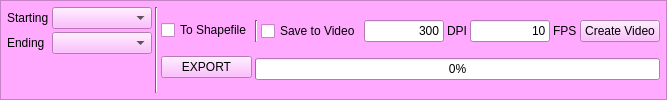
                 <widget class="QFrame" name="frame_9">
                  <property name="palette">
                   <palette>
                    <active>
                     <colorrole role="WindowText">
                      <brush brushstyle="SolidPattern">
                       <color alpha="255">
                        <red>0</red>
                        <green>0</green>
                        <blue>0</blue>
                       </color>
                      </brush>
                     </colorrole>
                     <colorrole role="Button">
                      <brush brushstyle="SolidPattern">
                       <color alpha="255">
                        <red>255</red>
                        <green>170</green>
                        <blue>255</blue>
                       </color>
                      </brush>
                     </colorrole>
                     <colorrole role="Light">
                      <brush brushstyle="SolidPattern">
                       <color alpha="255">
                        <red>255</red>
                        <green>255</green>
                        <blue>255</blue>
                       </color>
                      </brush>
                     </colorrole>
                     <colorrole role="Midlight">
                      <brush brushstyle="SolidPattern">
                       <color alpha="255">
                        <red>255</red>
                        <green>212</green>
                        <blue>255</blue>
                       </color>
                      </brush>
                     </colorrole>
                     <colorrole role="Dark">
                      <brush brushstyle="SolidPattern">
                       <color alpha="255">
                        <red>127</red>
                        <green>85</green>
                        <blue>127</blue>
                       </color>
                      </brush>
                     </colorrole>
                     <colorrole role="Mid">
                      <brush brushstyle="SolidPattern">
                       <color alpha="255">
                        <red>170</red>
                        <green>113</green>
                        <blue>170</blue>
                       </color>
                      </brush>
                     </colorrole>
                     <colorrole role="Text">
                      <brush brushstyle="SolidPattern">
                       <color alpha="255">
                        <red>0</red>
                        <green>0</green>
                        <blue>0</blue>
                       </color>
                      </brush>
                     </colorrole>
                     <colorrole role="BrightText">
                      <brush brushstyle="SolidPattern">
                       <color alpha="255">
                        <red>255</red>
                        <green>255</green>
                        <blue>255</blue>
                       </color>
                      </brush>
                     </colorrole>
                     <colorrole role="ButtonText">
                      <brush brushstyle="SolidPattern">
                       <color alpha="255">
                        <red>0</red>
                        <green>0</green>
                        <blue>0</blue>
                       </color>
                      </brush>
                     </colorrole>
                     <colorrole role="Base">
                      <brush brushstyle="SolidPattern">
                       <color alpha="255">
                        <red>255</red>
                        <green>255</green>
                        <blue>255</blue>
                       </color>
                      </brush>
                     </colorrole>
                     <colorrole role="Window">
                      <brush brushstyle="SolidPattern">
                       <color alpha="255">
                        <red>255</red>
                        <green>170</green>
                        <blue>255</blue>
                       </color>
                      </brush>
                     </colorrole>
                     <colorrole role="Shadow">
                      <brush brushstyle="SolidPattern">
                       <color alpha="255">
                        <red>0</red>
                        <green>0</green>
                        <blue>0</blue>
                       </color>
                      </brush>
                     </colorrole>
                     <colorrole role="AlternateBase">
                      <brush brushstyle="SolidPattern">
                       <color alpha="255">
                        <red>255</red>
                        <green>212</green>
                        <blue>255</blue>
                       </color>
                      </brush>
                     </colorrole>
                     <colorrole role="ToolTipBase">
                      <brush brushstyle="SolidPattern">
                       <color alpha="255">
                        <red>255</red>
                        <green>255</green>
                        <blue>220</blue>
                       </color>
                      </brush>
                     </colorrole>
                     <colorrole role="ToolTipText">
                      <brush brushstyle="SolidPattern">
                       <color alpha="255">
                        <red>0</red>
                        <green>0</green>
                        <blue>0</blue>
                       </color>
                      </brush>
                     </colorrole>
                    </active>
                    <inactive>
                     <colorrole role="WindowText">
                      <brush brushstyle="SolidPattern">
                       <color alpha="255">
                        <red>0</red>
                        <green>0</green>
                        <blue>0</blue>
                       </color>
                      </brush>
                     </colorrole>
                     <colorrole role="Button">
                      <brush brushstyle="SolidPattern">
                       <color alpha="255">
                        <red>255</red>
                        <green>170</green>
                        <blue>255</blue>
                       </color>
                      </brush>
                     </colorrole>
                     <colorrole role="Light">
                      <brush brushstyle="SolidPattern">
                       <color alpha="255">
                        <red>255</red>
                        <green>255</green>
                        <blue>255</blue>
                       </color>
                      </brush>
                     </colorrole>
                     <colorrole role="Midlight">
                      <brush brushstyle="SolidPattern">
                       <color alpha="255">
                        <red>255</red>
                        <green>212</green>
                        <blue>255</blue>
                       </color>
                      </brush>
                     </colorrole>
                     <colorrole role="Dark">
                      <brush brushstyle="SolidPattern">
                       <color alpha="255">
                        <red>127</red>
                        <green>85</green>
                        <blue>127</blue>
                       </color>
                      </brush>
                     </colorrole>
                     <colorrole role="Mid">
                      <brush brushstyle="SolidPattern">
                       <color alpha="255">
                        <red>170</red>
                        <green>113</green>
                        <blue>170</blue>
                       </color>
                      </brush>
                     </colorrole>
                     <colorrole role="Text">
                      <brush brushstyle="SolidPattern">
                       <color alpha="255">
                        <red>0</red>
                        <green>0</green>
                        <blue>0</blue>
                       </color>
                      </brush>
                     </colorrole>
                     <colorrole role="BrightText">
                      <brush brushstyle="SolidPattern">
                       <color alpha="255">
                        <red>255</red>
                        <green>255</green>
                        <blue>255</blue>
                       </color>
                      </brush>
                     </colorrole>
                     <colorrole role="ButtonText">
                      <brush brushstyle="SolidPattern">
                       <color alpha="255">
                        <red>0</red>
                        <green>0</green>
                        <blue>0</blue>
                       </color>
                      </brush>
                     </colorrole>
                     <colorrole role="Base">
                      <brush brushstyle="SolidPattern">
                       <color alpha="255">
                        <red>255</red>
                        <green>255</green>
                        <blue>255</blue>
                       </color>
                      </brush>
                     </colorrole>
                     <colorrole role="Window">
                      <brush brushstyle="SolidPattern">
                       <color alpha="255">
                        <red>255</red>
                        <green>170</green>
                        <blue>255</blue>
                       </color>
                      </brush>
                     </colorrole>
                     <colorrole role="Shadow">
                      <brush brushstyle="SolidPattern">
                       <color alpha="255">
                        <red>0</red>
                        <green>0</green>
                        <blue>0</blue>
                       </color>
                      </brush>
                     </colorrole>
                     <colorrole role="AlternateBase">
                      <brush brushstyle="SolidPattern">
                       <color alpha="255">
                        <red>255</red>
                        <green>212</green>
                        <blue>255</blue>
                       </color>
                      </brush>
                     </colorrole>
                     <colorrole role="ToolTipBase">
                      <brush brushstyle="SolidPattern">
                       <color alpha="255">
                        <red>255</red>
                        <green>255</green>
                        <blue>220</blue>
                       </color>
                      </brush>
                     </colorrole>
                     <colorrole role="ToolTipText">
                      <brush brushstyle="SolidPattern">
                       <color alpha="255">
                        <red>0</red>
                        <green>0</green>
                        <blue>0</blue>
                       </color>
                      </brush>
                     </colorrole>
                    </inactive>
                    <disabled>
                     <colorrole role="WindowText">
                      <brush brushstyle="SolidPattern">
                       <color alpha="255">
                        <red>127</red>
                        <green>85</green>
                        <blue>127</blue>
                       </color>
                      </brush>
                     </colorrole>
                     <colorrole role="Button">
                      <brush brushstyle="SolidPattern">
                       <color alpha="255">
                        <red>255</red>
                        <green>170</green>
                        <blue>255</blue>
                       </color>
                      </brush>
                     </colorrole>
                     <colorrole role="Light">
                      <brush brushstyle="SolidPattern">
                       <color alpha="255">
                        <red>255</red>
                        <green>255</green>
                        <blue>255</blue>
                       </color>
                      </brush>
                     </colorrole>
                     <colorrole role="Midlight">
                      <brush brushstyle="SolidPattern">
                       <color alpha="255">
                        <red>255</red>
                        <green>212</green>
                        <blue>255</blue>
                       </color>
                      </brush>
                     </colorrole>
                     <colorrole role="Dark">
                      <brush brushstyle="SolidPattern">
                       <color alpha="255">
                        <red>127</red>
                        <green>85</green>
                        <blue>127</blue>
                       </color>
                      </brush>
                     </colorrole>
                     <colorrole role="Mid">
                      <brush brushstyle="SolidPattern">
                       <color alpha="255">
                        <red>170</red>
                        <green>113</green>
                        <blue>170</blue>
                       </color>
                      </brush>
                     </colorrole>
                     <colorrole role="Text">
                      <brush brushstyle="SolidPattern">
                       <color alpha="255">
                        <red>127</red>
                        <green>85</green>
                        <blue>127</blue>
                       </color>
                      </brush>
                     </colorrole>
                     <colorrole role="BrightText">
                      <brush brushstyle="SolidPattern">
                       <color alpha="255">
                        <red>255</red>
                        <green>255</green>
                        <blue>255</blue>
                       </color>
                      </brush>
                     </colorrole>
                     <colorrole role="ButtonText">
                      <brush brushstyle="SolidPattern">
                       <color alpha="255">
                        <red>127</red>
                        <green>85</green>
                        <blue>127</blue>
                       </color>
                      </brush>
                     </colorrole>
                     <colorrole role="Base">
                      <brush brushstyle="SolidPattern">
                       <color alpha="255">
                        <red>255</red>
                        <green>170</green>
                        <blue>255</blue>
                       </color>
                      </brush>
                     </colorrole>
                     <colorrole role="Window">
                      <brush brushstyle="SolidPattern">
                       <color alpha="255">
                        <red>255</red>
                        <green>170</green>
                        <blue>255</blue>
                       </color>
                      </brush>
                     </colorrole>
                     <colorrole role="Shadow">
                      <brush brushstyle="SolidPattern">
                       <color alpha="255">
                        <red>0</red>
                        <green>0</green>
                        <blue>0</blue>
                       </color>
                      </brush>
                     </colorrole>
                     <colorrole role="AlternateBase">
                      <brush brushstyle="SolidPattern">
                       <color alpha="255">
                        <red>255</red>
                        <green>170</green>
                        <blue>255</blue>
                       </color>
                      </brush>
                     </colorrole>
                     <colorrole role="ToolTipBase">
                      <brush brushstyle="SolidPattern">
                       <color alpha="255">
                        <red>255</red>
                        <green>255</green>
                        <blue>220</blue>
                       </color>
                      </brush>
                     </colorrole>
                     <colorrole role="ToolTipText">
                      <brush brushstyle="SolidPattern">
                       <color alpha="255">
                        <red>0</red>
                        <green>0</green>
                        <blue>0</blue>
                       </color>
                      </brush>
                     </colorrole>
                    </disabled>
                   </palette>
                  </property>
                  <property name="frameShape">
                   <enum>QFrame::StyledPanel</enum>
                  </property>
                  <property name="frameShadow">
                   <enum>QFrame::Raised</enum>
                  </property>
                  <layout class="QHBoxLayout" name="horizontalLayout_39">
                   <property name="spacing">
                    <number>3</number>
                   </property>
                   <property name="margin">
                    <number>6</number>
                   </property>
                   <item>
                    <layout class="QFormLayout" name="formLayout">
                     <property name="horizontalSpacing">
                      <number>3</number>
                     </property>
                     <property name="verticalSpacing">
                      <number>3</number>
                     </property>
                     <item row="1" column="1">
                      <widget class="QComboBox" name="comboBox_gwsw_edate">
                       <property name="sizePolicy">
                        <sizepolicy hsizetype="Expanding" vsizetype="Fixed">
                         <horstretch>0</horstretch>
                         <verstretch>0</verstretch>
                        </sizepolicy>
                       </property>
                       <property name="minimumSize">
                        <size>
                         <width>100</width>
                         <height>0</height>
                        </size>
                       </property>
                      </widget>
                     </item>
                     <item row="1" column="0">
                      <widget class="QLabel" name="label_54">
                       <property name="sizePolicy">
                        <sizepolicy hsizetype="Minimum" vsizetype="Preferred">
                         <horstretch>0</horstretch>
                         <verstretch>0</verstretch>
                        </sizepolicy>
                       </property>
                       <property name="font">
                        <font>
                         <weight>50</weight>
                         <bold>false</bold>
                        </font>
                       </property>
                       <property name="text">
                        <string>Ending</string>
                       </property>
                      </widget>
                     </item>
                     <item row="0" column="1">
                      <widget class="QComboBox" name="comboBox_gwsw_sdate">
                       <property name="sizePolicy">
                        <sizepolicy hsizetype="Expanding" vsizetype="Fixed">
                         <horstretch>0</horstretch>
                         <verstretch>0</verstretch>
                        </sizepolicy>
                       </property>
                       <property name="minimumSize">
                        <size>
                         <width>100</width>
                         <height>0</height>
                        </size>
                       </property>
                       <property name="sizeAdjustPolicy">
                        <enum>QComboBox::AdjustToMinimumContentsLength</enum>
                       </property>
                      </widget>
                     </item>
                     <item row="0" column="0">
                      <widget class="QLabel" name="label_53">
                       <property name="sizePolicy">
                        <sizepolicy hsizetype="Minimum" vsizetype="Preferred">
                         <horstretch>0</horstretch>
                         <verstretch>0</verstretch>
                        </sizepolicy>
                       </property>
                       <property name="font">
                        <font>
                         <weight>50</weight>
                         <bold>false</bold>
                        </font>
                       </property>
                       <property name="text">
                        <string>Starting</string>
                       </property>
                      </widget>
                     </item>
                    </layout>
                   </item>
                   <item>
                    <widget class="Line" name="line_9">
                     <property name="orientation">
                      <enum>Qt::Vertical</enum>
                     </property>
                    </widget>
                   </item>
                   <item>
                    <layout class="QVBoxLayout" name="verticalLayout_19">
                     <property name="spacing">
                      <number>3</number>
                     </property>
                     <property name="leftMargin">
                      <number>0</number>
                     </property>
                     <property name="topMargin">
                      <number>0</number>
                     </property>
                     <item>
                      <widget class="QCheckBox" name="checkBox_export_gwsw_shp">
                       <property name="font">
                        <font>
                         <weight>50</weight>
                         <bold>false</bold>
                        </font>
                       </property>
                       <property name="text">
                        <string>To Shapefile</string>
                       </property>
                       <property name="tristate">
                        <bool>false</bool>
                       </property>
                      </widget>
                     </item>
                     <item>
                      <widget class="QPushButton" name="pushButton_export_gwsw">
                       <property name="font">
                        <font>
                         <weight>50</weight>
                         <bold>false</bold>
                        </font>
                       </property>
                       <property name="text">
                        <string>EXPORT</string>
                       </property>
                      </widget>
                     </item>
                    </layout>
                   </item>
                   <item>
                    <layout class="QVBoxLayout" name="verticalLayout_42">
                     <property name="spacing">
                      <number>3</number>
                     </property>
                     <item>
                      <layout class="QHBoxLayout" name="horizontalLayout_38">
                       <property name="spacing">
                        <number>3</number>
                       </property>
                       <property name="topMargin">
                        <number>0</number>
                       </property>
                       <item>
                        <widget class="Line" name="line_15">
                         <property name="orientation">
                          <enum>Qt::Vertical</enum>
                         </property>
                        </widget>
                       </item>
                       <item>
                        <widget class="QCheckBox" name="checkBox_gwsw_toVideo">
                         <property name="font">
                          <font>
                           <weight>50</weight>
                           <bold>false</bold>
                          </font>
                         </property>
                         <property name="text">
                          <string>Save to Video</string>
                         </property>
                        </widget>
                       </item>
                       <item>
                        <widget class="QLineEdit" name="lineEdit_gwsw_dpi">
                         <property name="sizePolicy">
                          <sizepolicy hsizetype="Fixed" vsizetype="Fixed">
                           <horstretch>0</horstretch>
                           <verstretch>0</verstretch>
                          </sizepolicy>
                         </property>
                         <property name="minimumSize">
                          <size>
                           <width>30</width>
                           <height>0</height>
                          </size>
                         </property>
                         <property name="maximumSize">
                          <size>
                           <width>80</width>
                           <height>16777215</height>
                          </size>
                         </property>
                         <property name="font">
                          <font>
                           <weight>50</weight>
                           <bold>false</bold>
                          </font>
                         </property>
                         <property name="text">
                          <string>300</string>
                         </property>
                         <property name="alignment">
                          <set>Qt::AlignRight|Qt::AlignTrailing|Qt::AlignVCenter</set>
                         </property>
                        </widget>
                       </item>
                       <item>
                        <widget class="QLabel" name="label_55">
                         <property name="font">
                          <font>
                           <weight>50</weight>
                           <bold>false</bold>
                          </font>
                         </property>
                         <property name="text">
                          <string>DPI</string>
                         </property>
                        </widget>
                       </item>
                       <item>
                        <widget class="QLineEdit" name="lineEdit_gwsw_fps">
                         <property name="sizePolicy">
                          <sizepolicy hsizetype="Fixed" vsizetype="Fixed">
                           <horstretch>0</horstretch>
                           <verstretch>0</verstretch>
                          </sizepolicy>
                         </property>
                         <property name="minimumSize">
                          <size>
                           <width>30</width>
                           <height>0</height>
                          </size>
                         </property>
                         <property name="maximumSize">
                          <size>
                           <width>80</width>
                           <height>16777215</height>
                          </size>
                         </property>
                         <property name="font">
                          <font>
                           <weight>50</weight>
                           <bold>false</bold>
                          </font>
                         </property>
                         <property name="text">
                          <string>10</string>
                         </property>
                         <property name="alignment">
                          <set>Qt::AlignRight|Qt::AlignTrailing|Qt::AlignVCenter</set>
                         </property>
                        </widget>
                       </item>
                       <item>
                        <widget class="QLabel" name="label_56">
                         <property name="font">
                          <font>
                           <weight>50</weight>
                           <bold>false</bold>
                          </font>
                         </property>
                         <property name="text">
                          <string>FPS</string>
                         </property>
                        </widget>
                       </item>
                       <item>
                        <widget class="QPushButton" name="pushButton_gwsw_autoplot">
                         <property name="font">
                          <font>
                           <weight>50</weight>
                           <bold>false</bold>
                          </font>
                         </property>
                         <property name="text">
                          <string>Create Video</string>
                         </property>
                        </widget>
                       </item>
                      </layout>
                     </item>
                     <item>
                      <layout class="QHBoxLayout" name="horizontalLayout_41">
                       <property name="topMargin">
                        <number>0</number>
                       </property>
                       <item>
                        <widget class="QProgressBar" name="progressBar_gwsw">
                         <property name="font">
                          <font>
                           <weight>50</weight>
                           <bold>false</bold>
                          </font>
                         </property>
                         <property name="value">
                          <number>0</number>
                         </property>
                         <property name="alignment">
                          <set>Qt::AlignRight|Qt::AlignTrailing|Qt::AlignVCenter</set>
                         </property>
                         <property name="format">
                          <string>%p%</string>
                         </property>
                        </widget>
                       </item>
                      </layout>
                     </item>
                    </layout>
                   </item>
                  </layout>
                 </widget>
